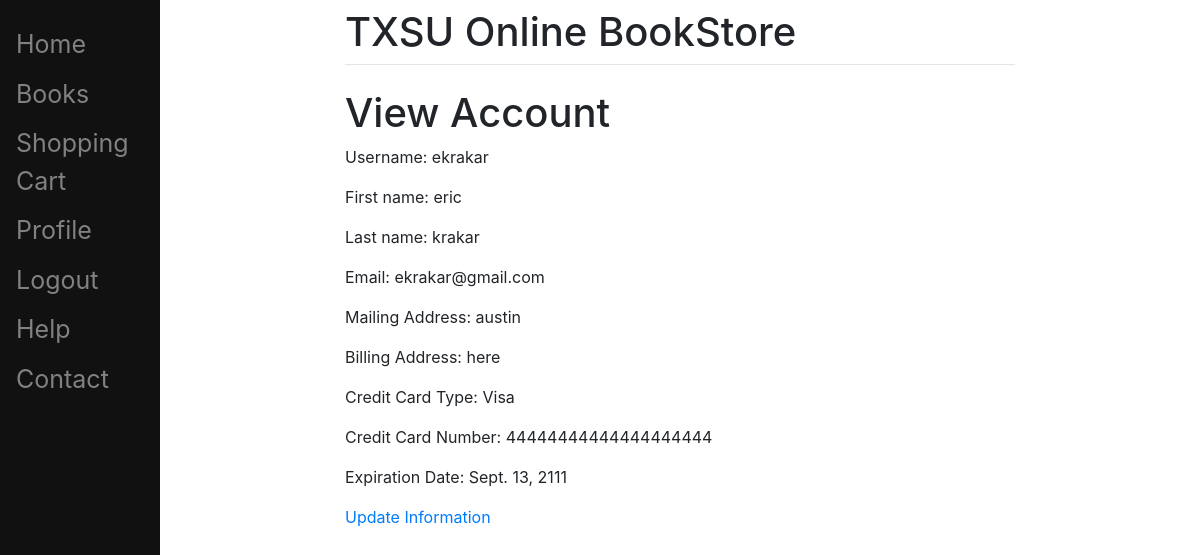
Screenshot of /profile/ (signed in) with the database file from the repository.
### register/models.py (models this page shows)
class UserInfo(models.Model):
    user = models.ForeignKey(User, on_delete=models.CASCADE)
    mailing_Address = models.CharField(max_length=200, blank=True)
    billing_Address = models.CharField(max_length=200, blank=True)

class CreditCard(models.Model):
    user = models.ForeignKey(User, on_delete=models.CASCADE)
    CARD_TYPES = {
        ("V", "Visa"),
        ("M", "MasterCard"),
        ("D", "Discover"),
        ("A", "American Express"),
    }
    credit_Card_Type = models.CharField(max_length=1, choices=CARD_TYPES, blank=True)
    credit_Card_Number = models.CharField(max_length=20, blank=True)
    expiration_Date = models.DateField(blank=True)

### register/views.py (the view)
# urls.py: path('profile/', v.Profile, name='profile'),
@login_required(login_url='/accounts/login/')
def Profile(request):
    cards = CreditCard.objects.filter(user__username__exact=request.user.username)
    if cards.count() == 0:
        cards = None
    else:
        cards = cards[0]
    info = UserInfo.objects.filter(user__username__exact=request.user.username)
    if info.count() == 0:
        info = None
    else:
        info = info[0]
    context = {
        'user': request.user,
        'info': info,
        'cards': cards,
    }
    return render(request, "register/profile.html", context=context)

### register/templates/register/profile.html (shortened to what this page needs)
{% extends 'base.html' %}
{% block content %}
<h1>View Account</h1>
<p>Username: {{ user }}</p>
<p>First name: {{ user.first_name }}</p>
<p>Last name: {{ user.last_name }}</p>
<p>Email: {{ user.email }}</p>
<p>Mailing Address: {{info.mailing_Address}}</p>
<p>Billing Address: {{info.billing_Address}}</p>
<p>Credit Card Type: {{cards.get_credit_Card_Type_display}}</p>
<p>Credit Card Number: {{cards.credit_Card_Number}}</p>
<p>Expiration Date: {{cards.expiration_Date}}</p>
    <p><a href="{% url 'main:update-profile' %}">Update Information</a></p>
{% endblock %}

### rows the page displays
UserInfo: mailing_Address "austin", billing_Address "here"
CreditCard: credit_Card_Type "Visa", credit_Card_Number "44444444444444444444", expiration_Date "Sept. 13, 2111"

### other values shown
{{ user }} "ekrakar"
{{ user.first_name }} "eric"
{{ user.last_name }} "krakar"
{{ user.email }} "ekrakar@gmail.com"
